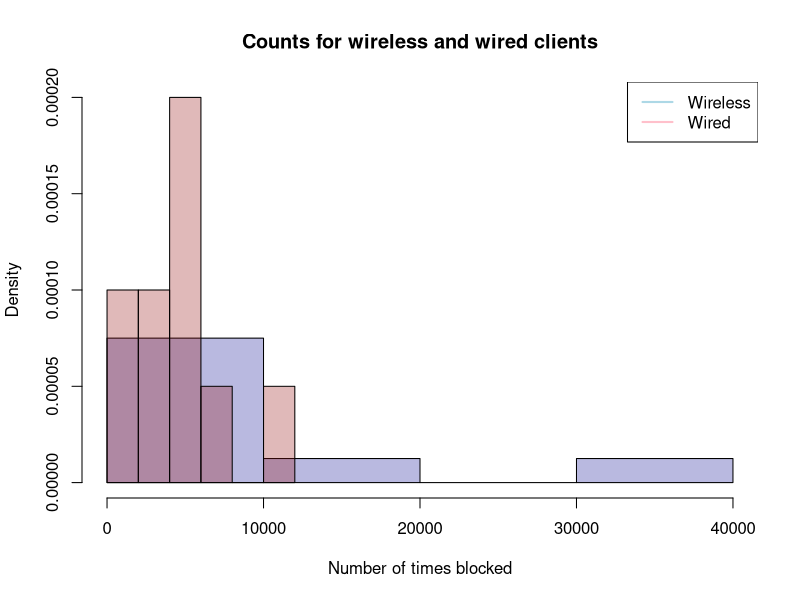
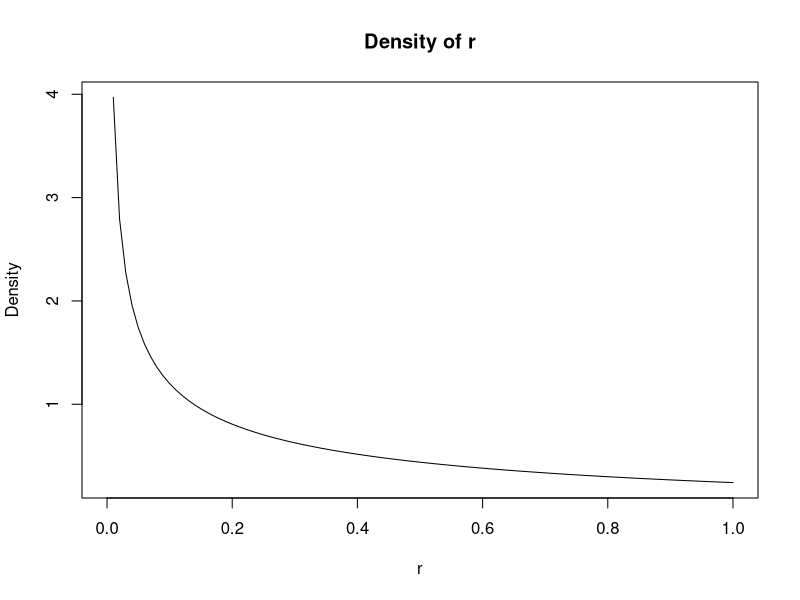
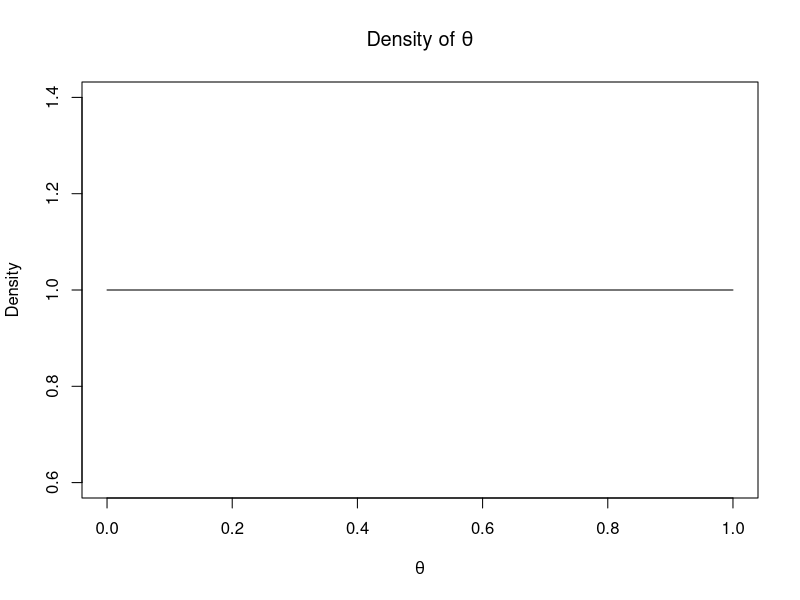
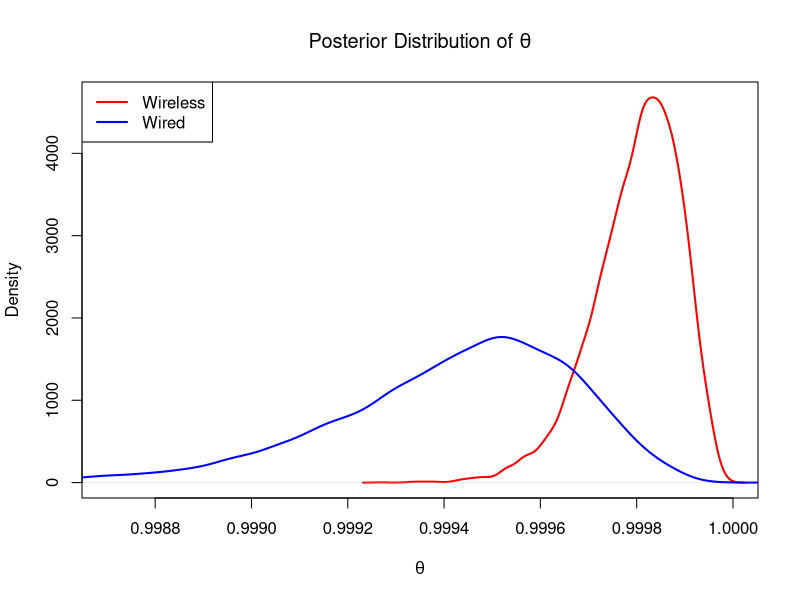
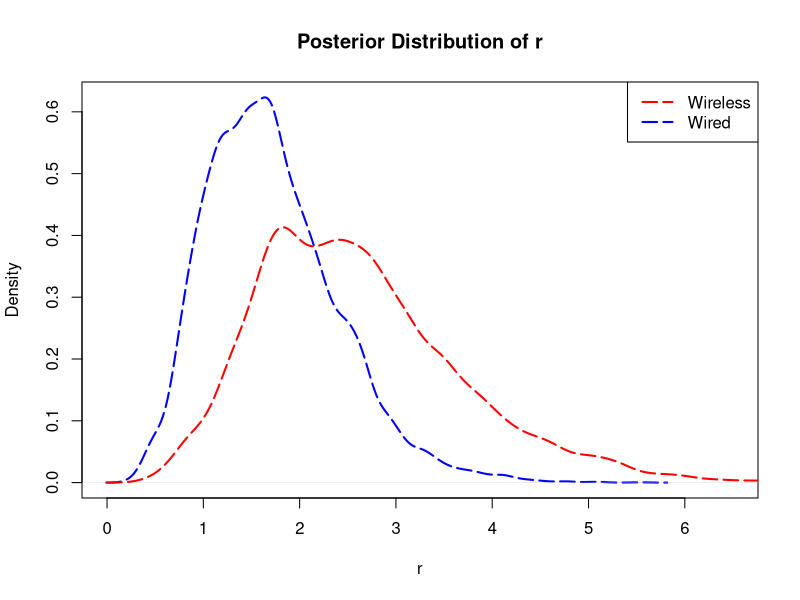
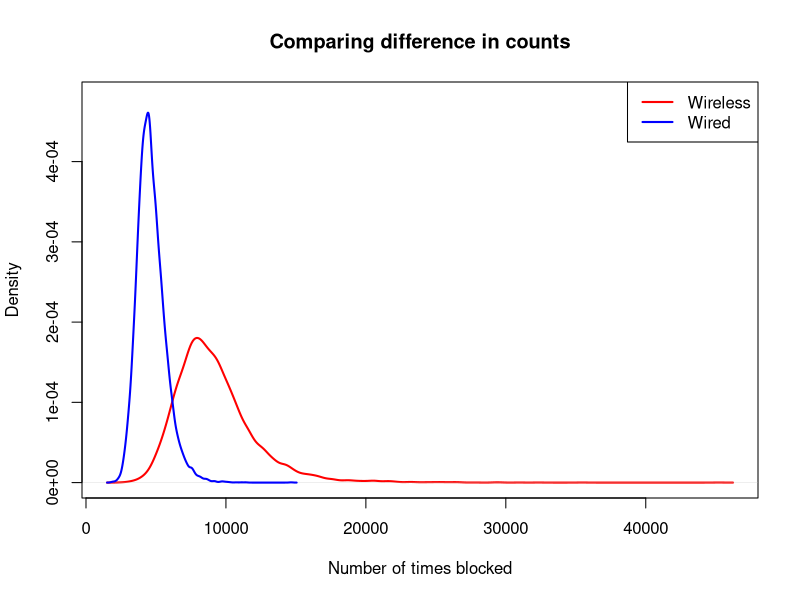
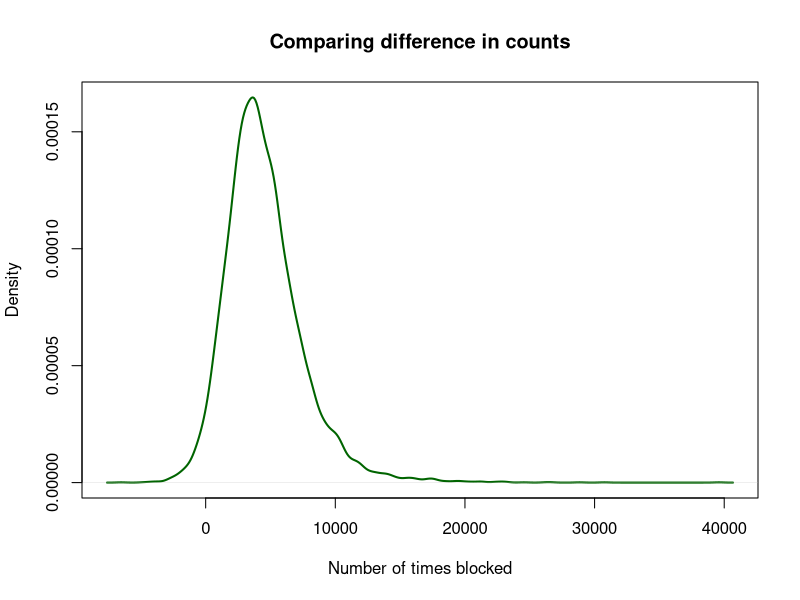

R code for these plots, in order:
## ---- chunk 1
set.seed(11161997)
knitr::opts_knit$set(root.dir = "C:\\Users\\jon\\Documents\\School\\Bayesian\\Project")
#Load the libraries
library(dplyr)
library(tidyr)
library(kableExtra)
## ---- chunk 2
#####################################################################################################
### Metropolis-Gibbs Sampler function and params
#####################################################################################################

### Set up params

#Data
wireless <- c(32630, 10155, 8957, 7306, 4035, 4003, 3134, 3095)
wired <- c(10719, 7305, 5885, 5255, 4813, 4742, 2715, 2611, 1387, 1337)

#prior for p
alpha <- 1
beta <- 1 

#prior for r
gamma <- 0.5
phi <- 0.5

### Gibbs sampler for the posterior distribution

#starting values
theta <- 0.5 #probability of being denied access
r <- 1 #just a dispersion parameter 

#saving values
iters <- 10000
theta.save.wireless <- rep(0, iters)
theta.save.wired <- rep(0, iters)
r.save.wireless <- rep(0, iters)
r.save.wired <- rep(0, iters)
accept.r.wireless <- 0
accept.r.wired <- 0

metropolis_gibbs_nbinom_gamma <- function(data, alpha, beta, gamma, phi, 
                                          theta, r, iters, theta.save, r.save, accept.r){

  for(i in 1:iters){
  	
  	#sample and save new value of theta
  	alpha.p <- alpha + sum(data)
  	beta.p <- beta  + r*length(data)
  	theta <- rbeta(1, alpha.p, beta.p)
  	theta.save[i] <- theta
  	
  	#sample and save new value of r (this is a metropolis random walk that we will learn next Thursday)
  	r.star <- rnorm(1, r, 1)
  	if(r.star > 0){
  		l.star <- sum(dnbinom(data, size=r.star, prob=1-theta, log=T)) + 
  		  dgamma(r.star, gamma, phi, log=T)
  		l.cur <- sum(dnbinom(data, size=r, prob=1-theta, log=T)) + dgamma(r, gamma, phi, log=T)
  		if(log(runif(1)) < (l.star - l.cur)){
  			r <- r.star
  			accept.r <- accept.r + 1
  		}
  	}
  	r.save[i] <- r
  	
  }
  #Create a dictionary like list to return results
  results <- vector(mode="list", length=3)
  names(results) <- c("theta", "r", "accept")
  results[[1]] <- theta.save; results[[2]] <- r.save; results[[3]] <- accept.r
  return(results)
  
}

#####################################################################################################
### End Metropolis-Gibbs Sampler and params
#####################################################################################################

#####################################################################################################
### Run sampler 
#####################################################################################################

### Run sampler for wireless clients
wireless.results <- metropolis_gibbs_nbinom_gamma(wireless, alpha, beta, gamma, 
                                                  phi, theta, r, iters, theta.save.wireless, 
                                                  r.save.wireless, accept.r.wireless)

### Run sampler for wired clients
wired.results <- metropolis_gibbs_nbinom_gamma(wired, alpha, beta, gamma, phi, 
                                               theta, r, iters, theta.save.wired, 
                                               r.save.wired, accept.r.wired)

#####################################################################################################
### End Run sampler 
#####################################################################################################

#####################################################################################################
### Checking
#####################################################################################################

# Acceptance rate for wireless 
#wireless.results$accept/iters 

#want this to be around 0.42 (adjust the standard deviation in the normal distribution that samples 
#the value of r.star; if this proportion is bigger than 0.6, make the standard deviation bigger, 
#if the proportion is 
#smaller than 0.3, make the standard deviation smaller)

# Acceptance rate for wired 
#wired.results$accept/iters 

### check for convergence 
#Wireless
#plot(wireless.results$r, type='l')
#plot(wireless.results$theta, type='l')
#Wired
#plot(wired.results$r, type='l')
#plot(wired.results$theta, type='l')

# look at the joint distribution (NOT independent!)
#plot(wireless.results$theta, wireless.results$r)

#####################################################################################################
### End Checking
#####################################################################################################

## ---- chunk 3
m.wireless <- mean(wireless)
m.wired <- mean(wired)
v.wireless <- var(wireless)
v.wired <- var(wired)
i1 <- cbind("Mean Wireless" = m.wireless, "Var. Wireless" = v.wireless, "Mean Wired" = m.wired, "Var. Wired" = v.wired)

kable(i1, caption = "Summary of the data")
## ---- chunk 4
hist(wireless, freq=F, col=rgb(.1, .1, .6, .3), ylim = c(0,.0002), xlab="Number of times blocked", main="Counts for wireless and wired clients")
hist(wired, freq=F, col=rgb(.6, .1, .1, .3), add=T)
legend("topright", legend=c("Wireless", "Wired"), col = c("lightblue", "pink"), lwd = 2)
## ---- chunk 5
#prior for r
curve(dgamma(x, shape = gamma, rate = phi), xlab = "r", main = "Density of r", ylab = "Density")
## ---- chunk 6
#prior for theta
curve(dbeta(x, alpha, beta), xlab = expression(theta), main = expression(paste("Density of ", theta)), ylab = "Density")
## ---- chunk 7
# Posterior Distributions for theta 
plot(density(wireless.results$theta), expression(paste("Posterior Distribution of ", theta)), xlab = expression(theta), xlim = c(.9987,1), col = "red", lwd = 2)
lines(density(wired.results$theta), col = "blue", lwd = 2)
legend("topleft", legend=c("Wireless", "Wired"), col = c("red", "blue"), lwd = 2)

# Posterior Distributions - wired
plot(density(wireless.results$r), main = "Posterior Distribution of r", xlab = "r", xlim = c(0,6.5), col = "blue", lwd = 2, lty = 5)
lines(density(wired.results$r), col = "red", lwd = 2, lty = 5)
legend("topright", legend=c("Wireless", "Wired"), col = c("red", "blue"), lwd = 2, lty = 5)
## ---- chunk 8
#for wireless theta
wlt1 <- quantile(wireless.results$theta, .025)
wlt2 <- quantile(wireless.results$theta, .975)
wlt3 <- mean(wireless.results$theta)
wlt4 <- sd(wireless.results$theta)
wlt.sum <- rbind(wlt1, wlt2, wlt3, wlt4)
#for wirelss r
wlr1 <- quantile(wireless.results$r, .025)
wlr2 <- quantile(wireless.results$r, .975)
wlr3 <- mean(wireless.results$r)
wlr4 <- sd(wireless.results$r)
wlr.sum <- rbind(wlr1, wlr2, wlr3, wlr4)


#for wired theta
wt1 <- quantile(wired.results$theta, .025)
wt2 <- quantile(wired.results$theta, .975)
wt3 <- mean(wired.results$theta)
wt4 <- sd(wired.results$theta)
wt.sum <- rbind(wt1, wt2, wt3, wt4)
#for wired r
wr1 <- quantile(wired.results$r, .025)
wr2 <- quantile(wired.results$r, .975)
wr3 <- mean(wired.results$r)
wr4 <- sd(wired.results$r)
wr.sum <- rbind(wr1, wr2, wr3, wr4)

post.sum <- cbind(wlt.sum, wlr.sum, wt.sum, wr.sum)
rownames(post.sum) <- c("95% CrI low", "95% CrI Up", "Mean", "SD")
colnames(post.sum) <- c("Wireless Theta", "Wireless r", "Wired Theta", "Wired r")
#t(round(post.sum, 4))

kable(round(t(post.sum), 4), caption = "Summary Statistics for Posteriors")

## ---- chunk 9
#average count wireless
av.wireless <- wireless.results$r*wireless.results$theta/(1-wireless.results$theta)
#average count wired
av.wired <- wired.results$r*wired.results$theta/(1-wired.results$theta)


#plots
plot(density(av.wireless), col = "red", ylim = c(0, .00048), lwd = 2, main="Comparing difference in counts",
     xlab="Number of times blocked")
lines(density(av.wired), col = "blue", lwd = 2)
legend("topright", legend=c("Wireless", "Wired"), col = c("red", "blue"), lwd = 2)

#summary statistics
#wireless
avwl1 <- quantile(av.wireless, .025)
avwl2 <- quantile(av.wireless, .975)
avwl3 <- mean(av.wireless)
avwl4 <- sd(av.wireless)
avwl.sum <- rbind(avwl1, avwl2, avwl3, avwl4)
#wired
avw1 <- quantile(av.wired, .025)
avw2 <- quantile(av.wired, .975)
avw3 <- mean(av.wired)
avw4 <- sd(av.wired)
avw.sum <- rbind(avw1, avw2, avw3, avw4)

av.sum <- cbind(avwl.sum, avw.sum)
colnames(av.sum) <- c("Wireless", "Wired")
rownames(av.sum) <- c("95% CrI low", "95% CrI Up", "Mean", "SD")
#t(av.sum)

kable(t(av.sum), caption = "Summary of Results")
## ---- chunk 10
#diff
#plot
av.diff <- av.wireless - av.wired
plot(density(av.diff), col = "darkgreen", lwd = 2, main="Comparing difference in counts",
     xlab="Number of times blocked")

#summary statistics
prob <- mean(av.diff > 0)
low <- quantile(av.diff, .05)
up <- quantile(av.diff, .95)
m.diff <- mean(av.diff)
sd.diff <- sd(av.diff)
diff.sum <- cbind(low, up, m.diff , sd.diff,prob)
colnames(diff.sum) <- c("90% CrI Low.", "90% CrI Up.", "Mean Diff.", "SD of Diff.", "Prob Wireless > Wired")
rownames(diff.sum) <- c()
#diff.sum

kable(diff.sum, caption = "Summary Statistics on the Differences")
